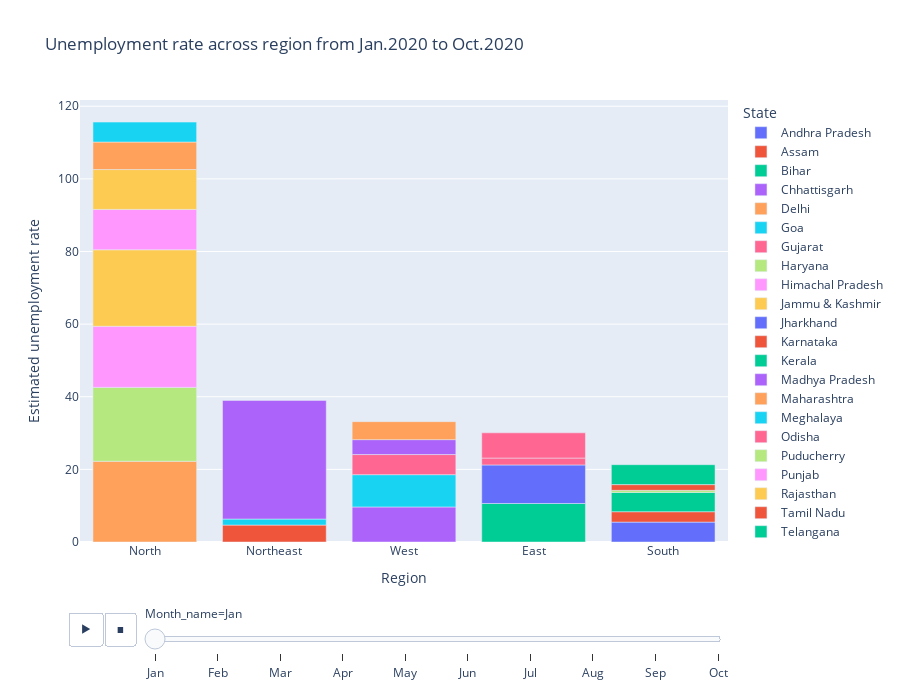

This figure's notebook cell:
### Markdown cell above
#### Unemployment fro Jan 2020 - Oct 2020

### Code cell
fig = px.bar(df, x='Region', y='Estimated unemployment rate', animation_frame='Month_name', color='State',
             title='Unemployment rate across region from Jan.2020 to Oct.2020', height=700, template='plotly')
fig.update_layout(xaxis={'categoryorder': 'total descending'})
fig.layout.updatemenus[0].buttons[0].args[1]["frame"]["duration"] = 2000
fig.show()

### Figure 1 — Plotly figure (JSON) as saved in the notebook; plotly's stock layout.template omitted (floating-point values rounded to 4 significant figures)
{"data": [{"alignmentgroup": "True", "hovertemplate": "State=Andhra Pradesh<br>Month_name=Jan<br>Region=%{x}<br>Estimated unemployment rate=%{y}<extra></extra>", "legendgroup": "Andhra Pradesh", "marker": {"color": "#636efa", "pattern": {"shape": ""}}, "name": "Andhra Pradesh", "offsetgroup": "Andhra Pradesh", "orientation": "v", "showlegend": true, "textposition": "auto", "type": "bar", "x": ["South"], "xaxis": "x", "y": [5.48], "yaxis": "y"}, {"alignmentgroup": "True", "hovertemplate": "State=Assam<br>Month_name=Jan<br>Region=%{x}<br>Estimated unemployment rate=%{y}<extra></extra>", "legendgroup": "Assam", "marker": {"color": "#EF553B", "pattern": {"shape": ""}}, "name": "Assam", "offsetgroup": "Assam", "orientation": "v", "showlegend": true, "textposition": "auto", "type": "bar", "x": ["Northeast"], "xaxis": "x", "y": [4.66], "yaxis": "y"}, {"alignmentgroup": "True", "hovertemplate": "State=Bihar<br>Month_name=Jan<br>Region=%{x}<br>Estimated unemployment rate=%{y}<extra></extra>", "legendgroup": "Bihar", "marker": {"color": "#00cc96", "pattern": {"shape": ""}}, "name": "Bihar", "offsetgroup": "Bihar", "orientation": "v", "showlegend": true, "textposition": "auto", "type": "bar", "x": ["East"], "xaxis": "x", "y": [10.61], "yaxis": "y"}, {"alignmentgroup": "True", "hovertemplate": "State=Chhattisgarh<br>Month_name=Jan<br>Region=%{x}<br>Estimated unemployment rate=%{y}<extra></extra>", "legendgroup": "Chhattisgarh", "marker": {"color": "#ab63fa", "pattern": {"shape": ""}}, "name": "Chhattisgarh", "offsetgroup": "Chhattisgarh", "orientation": "v", "showlegend": true, "textposition": "auto", "type": "bar", "x": ["West"], "xaxis": "x", "y": [9.65], "yaxis": "y"}, {"alignmentgroup": "True", "hovertemplate": "State=Delhi<br>Month_name=Jan<br>Region=%{x}<br>Estimated unemployment rate=%{y}<extra></extra>", "legendgroup": "Delhi", "marker": {"color": "#FFA15A", "pattern": {"shape": ""}}, "name": "Delhi", "offsetgroup": "Delhi", "orientation": "v", "showlegend": true, "textposition": "auto", "type": "bar", "x": ["North"], "xaxis": "x", "y": [22.23], "yaxis": "y"}, {"alignmentgroup": "True", "hovertemplate": "State=Goa<br>Month_name=Jan<br>Region=%{x}<br>Estimated unemployment rate=%{y}<extra></extra>", "legendgroup": "Goa", "marker": {"color": "#19d3f3", "pattern": {"shape": ""}}, "name": "Goa", "offsetgroup": "Goa", "orientation": "v", "showlegend": true, "textposition": "auto", "type": "bar", "x": ["West"], "xaxis": "x", "y": [8.89], "yaxis": "y"}, {"alignmentgroup": "True", "hovertemplate": "State=Gujarat<br>Month_name=Jan<br>Region=%{x}<br>Estimated unemployment rate=%{y}<extra></extra>", "legendgroup": "Gujarat", "marker": {"color": "#FF6692", "pattern": {"shape": ""}}, "name": "Gujarat", "offsetgroup": "Gujarat", "orientation": "v", "showlegend": true, "textposition": "auto", "type": "bar", "x": ["West"], "xaxis": "x", "y": [5.54], "yaxis": "y"}, {"alignmentgroup": "True", "hovertemplate": "State=Haryana<br>Month_name=Jan<br>Region=%{x}<br>Estimated unemployment rate=%{y}<extra></extra>", "legendgroup": "Haryana", "marker": {"color": "#B6E880", "pattern": {"shape": ""}}, "name": "Haryana", "offsetgroup": "Haryana", "orientation": "v", "showlegend": true, "textposition": "auto", "type": "bar", "x": ["North"], "xaxis": "x", "y": [20.34], "yaxis": "y"}, {"alignmentgroup": "True", "hovertemplate": "State=Himachal Pradesh<br>Month_name=Jan<br>Region=%{x}<br>Estimated unemployment rate=%{y}<extra></extra>", "legendgroup": "Himachal Pradesh", "marker": {"color": "#FF97FF", "pattern": {"shape": ""}}, "name": "Himachal Pradesh", "offsetgroup": "Himachal Pradesh", "orientation": "v", "showlegend": true, "textposition": "auto", "type": "bar", "x": ["North"], "xaxis": "x", "y": [16.83], "yaxis": "y"}, {"alignmentgroup": "True", "hovertemplate": "State=Jammu & Kashmir<br>Month_name=Jan<br>Region=%{x}<br>Estimated unemployment rate=%{y}<extra></extra>", "legendgroup": "Jammu & Kashmir", "marker": {"color": "#FECB52", "pattern": {"shape": ""}}, "name": "Jammu & Kashmir", "offsetgroup": "Jammu & Kashmir", "orientation": "v", "showlegend": true, "textposition": "auto", "type": "bar", "x": ["North"], "xaxis": "x", "y": [21.08], "yaxis": "y"}, {"alignmentgroup": "True", "hovertemplate": "State=Jharkhand<br>Month_name=Jan<br>Region=%{x}<br>Estimated unemployment rate=%{y}<extra></extra>", "legendgroup": "Jharkhand", "marker": {"color": "#636efa", "pattern": {"shape": ""}}, "name": "Jharkhand", "offsetgroup": "Jharkhand", "orientation": "v", "showlegend": true, "textposition": "auto", "type": "bar", "x": ["East"], "xaxis": "x", "y": [10.61], "yaxis": "y"}, {"alignmentgroup": "True", "hovertemplate": "State=Karnataka<br>Month_name=Jan<br>Region=%{x}<br>Estimated unemployment rate=%{y}<extra></extra>", "legendgroup": "Karnataka", "marker": {"color": "#EF553B", "pattern": {"shape": ""}}, "name": "Karnataka", "offsetgroup": "Karnataka", "orientation": "v", "showlegend": true, "textposition": "auto", "type": "bar", "x": ["South"], "xaxis": "x", "y": [2.86], "yaxis": "y"}, {"alignmentgroup": "True", "hovertemplate": "State=Kerala<br>Month_name=Jan<br>Region=%{x}<br>Estimated unemployment rate=%{y}<extra></extra>", "legendgroup": "Kerala", "marker": {"color": "#00cc96", "pattern": {"shape": ""}}, "name": "Kerala", "offsetgroup": "Kerala", "orientation": "v", "showlegend": true, "textposition": "auto", "type": "bar", "x": ["South"], "xaxis": "x", "y": [5.31], "yaxis": "y"}, {"alignmentgroup": "True", "hovertemplate": "State=Madhya Pradesh<br>Month_name=Jan<br>Region=%{x}<br>Estimated unemployment rate=%{y}<extra></extra>", "legendgroup": "Madhya Pradesh", "marker": {"color": "#ab63fa", "pattern": {"shape": ""}}, "name": "Madhya Pradesh", "offsetgroup": "Madhya Pradesh", "orientation": "v", "showlegend": true, "textposition": "auto", "type": "bar", "x": ["West"], "xaxis": "x", "y": [4.11], "yaxis": "y"}, {"alignmentgroup": "True", "hovertemplate": "State=Maharashtra<br>Month_name=Jan<br>Region=%{x}<br>Estimated unemployment rate=%{y}<extra></extra>", "legendgroup": "Maharashtra", "marker": {"color": "#FFA15A", "pattern": {"shape": ""}}, "name": "Maharashtra", "offsetgroup": "Maharashtra", "orientation": "v", "showlegend": true, "textposition": "auto", "type": "bar", "x": ["West"], "xaxis": "x", "y": [4.95], "yaxis": "y"}, {"alignmentgroup": "True", "hovertemplate": "State=Meghalaya<br>Month_name=Jan<br>Region=%{x}<br>Estimated unemployment rate=%{y}<extra></extra>", "legendgroup": "Meghalaya", "marker": {"color": "#19d3f3", "pattern": {"shape": ""}}, "name": "Meghalaya", "offsetgroup": "Meghalaya", "orientation": "v", "showlegend": true, "textposition": "auto", "type": "bar", "x": ["Northeast"], "xaxis": "x", "y": [1.66], "yaxis": "y"}, {"alignmentgroup": "True", "hovertemplate": "State=Odisha<br>Month_name=Jan<br>Region=%{x}<br>Estimated unemployment rate=%{y}<extra></extra>", "legendgroup": "Odisha", "marker": {"color": "#FF6692", "pattern": {"shape": ""}}, "name": "Odisha", "offsetgroup": "Odisha", "orientation": "v", "showlegend": true, "textposition": "auto", "type": "bar", "x": ["East"], "xaxis": "x", "y": [1.9], "yaxis": "y"}, {"alignmentgroup": "True", "hovertemplate": "State=Puducherry<br>Month_name=Jan<br>Region=%{x}<br>Estimated unemployment rate=%{y}<extra></extra>", "legendgroup": "Puducherry", "marker": {"color": "#B6E880", "pattern": {"shape": ""}}, "name": "Puducherry", "offsetgroup": "Puducherry", "orientation": "v", "showlegend": true, "textposition": "auto", "type": "bar", "x": ["South"], "xaxis": "x", "y": [0.58], "yaxis": "y"}, {"alignmentgroup": "True", "hovertemplate": "State=Punjab<br>Month_name=Jan<br>Region=%{x}<br>Estimated unemployment rate=%{y}<extra></extra>", "legendgroup": "Punjab", "marker": {"color": "#FF97FF", "pattern": {"shape": ""}}, "name": "Punjab", "offsetgroup": "Punjab", "orientation": "v", "showlegend": true, "textposition": "auto", "type": "bar", "x": ["North"], "xaxis": "x", "y": [11.11], "yaxis": "y"}, {"alignmentgroup": "True", "hovertemplate": "State=Rajasthan<br>Month_name=Jan<br>Region=%{x}<br>Estimated unemployment rate=%{y}<extra></extra>", "legendgroup": "Rajasthan", "marker": {"color": "#FECB52", "pattern": {"shape": ""}}, "name": "Rajasthan", "offsetgroup": "Rajasthan", "orientation": "v", "showlegend": true, "textposition": "auto", "type": "bar", "x": ["North"], "xaxis": "x", "y": [10.97], "yaxis": "y"}, {"alignmentgroup": "True", "hovertemplate": "State=Tamil Nadu<br>Month_name=Jan<br>Region=%{x}<br>Estimated unemployment rate=%{y}<extra></extra>", "legendgroup": "Tamil Nadu", "marker": {"color": "#EF553B", "pattern": {"shape": ""}}, "name": "Tamil Nadu", "offsetgroup": "Tamil Nadu", "orientation": "v", "showlegend": true, "textposition": "auto", "type": "bar", "x": ["South"], "xaxis": "x", "y": [1.57], "yaxis": "y"}, {"alignmentgroup": "True", "hovertemplate": "State=Telangana<br>Month_name=Jan<br>Region=%{x}<br>Estimated unemployment rate=%{y}<extra></extra>", "legendgroup": "Telangana", "marker": {"color": "#00cc96", "pattern": {"shape": ""}}, "name": "Telangana", "offsetgroup": "Telangana", "orientation": "v", "showlegend": true, "textposition": "auto", "type": "bar", "x": ["South"], "xaxis": "x", "y": [5.49], "yaxis": "y"}, {"alignmentgroup": "True", "hovertemplate": "State=Tripura<br>Month_name=Jan<br>Region=%{x}<br>Estimated unemployment rate=%{y}<extra></extra>", "legendgroup": "Tripura", "marker": {"color": "#ab63fa", "pattern": {"shape": ""}}, "name": "Tripura", "offsetgroup": "Tripura", "orientation": "v", "showlegend": true, "textposition": "auto", "type": "bar", "x": ["Northeast"], "xaxis": "x", "y": [32.67], "yaxis": "y"}, {"alignmentgroup": "True", "hovertemplate": "State=Uttar Pradesh<br>Month_name=Jan<br>Region=%{x}<br>Estimated unemployment rate=%{y}<extra></extra>", "legendgroup": "Uttar Pradesh", "marker": {"color": "#FFA15A", "pattern": {"shape": ""}}, "name": "Uttar Pradesh", "offsetgroup": "Uttar Pradesh", "orientation": "v", "showlegend": true, "textposition": "auto", "type": "bar", "x": ["North"], "xaxis": "x", "y": [7.58], "yaxis": "y"}, {"alignmentgroup": "True", "hovertemplate": "State=Uttarakhand<br>Month_name=Jan<br>Region=%{x}<br>Estimated unemployment rate=%{y}<extra></extra>", "legendgroup": "Uttarakhand", "marker": {"color": "#19d3f3", "pattern": {"shape": ""}}, "name": "Uttarakhand", "offsetgroup": "Uttarakhand", "orientation": "v", "showlegend": true, "textposition": "auto", "type": "bar", "x": ["North"], "xaxis": "x", "y": [5.49], "yaxis": "y"}, {"alignmentgroup": "True", "hovertemplate": "State=West Bengal<br>Month_name=Jan<br>Region=%{x}<br>Estimated unemployment rate=%{y}<extra></extra>", "legendgroup": "West Bengal", "marker": {"color": "#FF6692", "pattern": {"shape": ""}}, "name": "West Bengal", "offsetgroup": "West Bengal", "orientation": "v", "showlegend": true, "textposition": "auto", "type": "bar", "x": ["East"], "xaxis": "x", "y": [6.94], "yaxis": "y"}], "layout": {"barmode": "relative", "height": 700, "legend": {"title": {"text": "State"}, "tracegroupgap": 0}, "sliders": [{"active": 0, "currentvalue": {"prefix": "Month_name="}, "len": 0.9, "pad": {"b": 10, "t": 60}, "steps": [{"args": [["Jan"], {"frame": {"duration": 0, "redraw": true}, "fromcurrent": true, "mode": "immediate", "transition": {"duration": 0, "easing": "linear"}}], "label": "Jan", "method": "animate"}, {"args": [["Feb"], {"frame": {"duration": 0, "redraw": true}, "fromcurrent": true, "mode": "immediate", "transition": {"duration": 0, "easing": "linear"}}], "label": "Feb", "method": "animate"}, {"args": [["Mar"], {"frame": {"duration": 0, "redraw": true}, "fromcurrent": true, "mode": "immediate", "transition": {"duration": 0, "easing": "linear"}}], "label": "Mar", "method": "animate"}, {"args": [["Apr"], {"frame": {"duration": 0, "redraw": true}, "fromcurrent": true, "mode": "immediate", "transition": {"duration": 0, "easing": "linear"}}], "label": "Apr", "method": "animate"}, {"args": [["May"], {"frame": {"duration": 0, "redraw": true}, "fromcurrent": true, "mode": "immediate", "transition": {"duration": 0, "easing": "linear"}}], "label": "May", "method": "animate"}, {"args": [["Jun"], {"frame": {"duration": 0, "redraw": true}, "fromcurrent": true, "mode": "immediate", "transition": {"duration": 0, "easing": "linear"}}], "label": "Jun", "method": "animate"}, {"args": [["Jul"], {"frame": {"duration": 0, "redraw": true}, "fromcurrent": true, "mode": "immediate", "transition": {"duration": 0, "easing": "linear"}}], "label": "Jul", "method": "animate"}, {"args": [["Aug"], {"frame": {"duration": 0, "redraw": true}, "fromcurrent": true, "mode": "immediate", "transition": {"duration": 0, "easing": "linear"}}], "label": "Aug", "method": "animate"}, {"args": [["Sep"], {"frame": {"duration": 0, "redraw": true}, "fromcurrent": true, "mode": "immediate", "transition": {"duration": 0, "easing": "linear"}}], "label": "Sep", "method": "animate"}, {"args": [["Oct"], {"frame": {"duration": 0, "redraw": true}, "fromcurrent": true, "mode": "immediate", "transition": {"duration": 0, "easing": "linear"}}], "label": "Oct", "method": "animate"}], "x": 0.1, "xanchor": "left", "y": 0, "yanchor": "top"}], "title": {"text": "Unemployment rate across region from Jan.2020 to Oct.2020"}, "updatemenus": [{"buttons": [{"args": [null, {"frame": {"duration": 2000, "redraw": true}, "fromcurrent": true, "mode": "immediate", "transition": {"duration": 500, "easing": "linear"}}], "label": "&#9654;", "method": "animate"}, {"args": [[null], {"frame": {"duration": 0, "redraw": true}, "fromcurrent": true, "mode": "immediate", "transition": {"duration": 0, "easing": "linear"}}], "label": "&#9724;", "method": "animate"}], "direction": "left", "pad": {"r": 10, "t": 70}, "showactive": false, "type": "buttons", "x": 0.1, "xanchor": "right", "y": 0, "yanchor": "top"}], "xaxis": {"anchor": "y", "categoryorder": "total descending", "domain": [0, 1], "title": {"text": "Region"}}, "yaxis": {"anchor": "x", "domain": [0, 1], "title": {"text": "Estimated unemployment rate"}}}}
